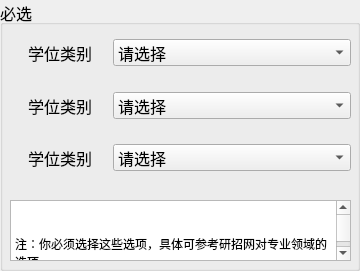
                <widget class="QGroupBox" name="groupBox_4">
                    <property name="geometry">
                        <rect>
                            <x>0</x>
                            <y>10</y>
                            <width>360</width>
                            <height>271</height>
                        </rect>
                    </property>
                    <property name="font">
                        <font>
                            <pointsize>12</pointsize>
                        </font>
                    </property>
                    <property name="title">
                        <string>必选</string>
                    </property>
                    <widget class="QWidget" name="formLayoutWidget_2">
                        <property name="geometry">
                            <rect>
                                <x>10</x>
                                <y>20</y>
                                <width>341</width>
                                <height>171</height>
                            </rect>
                        </property>
                        <layout class="QFormLayout" name="formLayout_3">
                            <item row="0" column="1">
                                <spacer name="verticalSpacer">
                                    <property name="orientation">
                                        <enum>Qt::Vertical</enum>
                                    </property>
                                    <property name="sizeHint" stdset="0">
                                        <size>
                                            <width>20</width>
                                            <height>40</height>
                                        </size>
                                    </property>
                                </spacer>
                            </item>
                            <item row="1" column="1">
                                <widget class="QComboBox" name="xueWeiLeiBieBox">
                                    <item>
                                        <property name="text">
                                            <string>请选择</string>
                                        </property>
                                    </item>
                                    <item>
                                        <property name="text">
                                            <string>专业学位</string>
                                        </property>
                                    </item>
                                    <item>
                                        <property name="text">
                                            <string>学术学位</string>
                                        </property>
                                    </item>
                                </widget>
                            </item>
                            <item row="2" column="1">
                                <spacer name="verticalSpacer_11">
                                    <property name="orientation">
                                        <enum>Qt::Vertical</enum>
                                    </property>
                                    <property name="sizeHint" stdset="0">
                                        <size>
                                            <width>20</width>
                                            <height>40</height>
                                        </size>
                                    </property>
                                </spacer>
                            </item>
                            <item row="3" column="1">
                                <widget class="QComboBox" name="menLeiLeiBieBox">
                                    <item>
                                        <property name="text">
                                            <string>请选择</string>
                                        </property>
                                    </item>
                                </widget>
                            </item>
                            <item row="4" column="1">
                                <spacer name="verticalSpacer_12">
                                    <property name="orientation">
                                        <enum>Qt::Vertical</enum>
                                    </property>
                                    <property name="sizeHint" stdset="0">
                                        <size>
                                            <width>20</width>
                                            <height>40</height>
                                        </size>
                                    </property>
                                </spacer>
                            </item>
                            <item row="5" column="1">
                                <widget class="QComboBox" name="xueKeLeiBieBox">
                                    <item>
                                        <property name="text">
                                            <string>请选择</string>
                                        </property>
                                    </item>
                                </widget>
                            </item>
                            <item row="6" column="1">
                                <spacer name="verticalSpacer_13">
                                    <property name="orientation">
                                        <enum>Qt::Vertical</enum>
                                    </property>
                                    <property name="sizeHint" stdset="0">
                                        <size>
                                            <width>20</width>
                                            <height>40</height>
                                        </size>
                                    </property>
                                </spacer>
                            </item>
                            <item row="1" column="0">
                                <layout class="QHBoxLayout" name="horizontalLayout_11">
                                    <item>
                                        <spacer name="horizontalSpacer_14">
                                            <property name="orientation">
                                                <enum>Qt::Horizontal</enum>
                                            </property>
                                            <property name="sizeHint" stdset="0">
                                                <size>
                                                    <width>18</width>
                                                    <height>20</height>
                                                </size>
                                            </property>
                                        </spacer>
                                    </item>
                                    <item>
                                        <widget class="QLabel" name="label_11">
                                            <property name="font">
                                                <font>
                                                    <pointsize>12</pointsize>
                                                </font>
                                            </property>
                                            <property name="text">
                                                <string>学位类别</string>
                                            </property>
                                        </widget>
                                    </item>
                                    <item>
                                        <spacer name="horizontalSpacer_16">
                                            <property name="orientation">
                                                <enum>Qt::Horizontal</enum>
                                            </property>
                                            <property name="sizeHint" stdset="0">
                                                <size>
                                                    <width>15</width>
                                                    <height>20</height>
                                                </size>
                                            </property>
                                        </spacer>
                                    </item>
                                </layout>
                            </item>
                            <item row="3" column="0">
                                <layout class="QHBoxLayout" name="horizontalLayout_12">
                                    <item>
                                        <spacer name="horizontalSpacer_17">
                                            <property name="orientation">
                                                <enum>Qt::Horizontal</enum>
                                            </property>
                                            <property name="sizeHint" stdset="0">
                                                <size>
                                                    <width>18</width>
                                                    <height>20</height>
                                                </size>
                                            </property>
                                        </spacer>
                                    </item>
                                    <item>
                                        <widget class="QLabel" name="label_13">
                                            <property name="font">
                                                <font>
                                                    <pointsize>12</pointsize>
                                                </font>
                                            </property>
                                            <property name="text">
                                                <string>学位类别</string>
                                            </property>
                                        </widget>
                                    </item>
                                    <item>
                                        <spacer name="horizontalSpacer_18">
                                            <property name="orientation">
                                                <enum>Qt::Horizontal</enum>
                                            </property>
                                            <property name="sizeHint" stdset="0">
                                                <size>
                                                    <width>15</width>
                                                    <height>20</height>
                                                </size>
                                            </property>
                                        </spacer>
                                    </item>
                                </layout>
                            </item>
                            <item row="5" column="0">
                                <layout class="QHBoxLayout" name="horizontalLayout_13">
                                    <item>
                                        <spacer name="horizontalSpacer_19">
                                            <property name="orientation">
                                                <enum>Qt::Horizontal</enum>
                                            </property>
                                            <property name="sizeHint" stdset="0">
                                                <size>
                                                    <width>18</width>
                                                    <height>20</height>
                                                </size>
                                            </property>
                                        </spacer>
                                    </item>
                                    <item>
                                        <widget class="QLabel" name="label_12">
                                            <property name="font">
                                                <font>
                                                    <pointsize>12</pointsize>
                                                </font>
                                            </property>
                                            <property name="text">
                                                <string>学位类别</string>
                                            </property>
                                        </widget>
                                    </item>
                                    <item>
                                        <spacer name="horizontalSpacer_20">
                                            <property name="orientation">
                                                <enum>Qt::Horizontal</enum>
                                            </property>
                                            <property name="sizeHint" stdset="0">
                                                <size>
                                                    <width>15</width>
                                                    <height>20</height>
                                                </size>
                                            </property>
                                        </spacer>
                                    </item>
                                </layout>
                            </item>
                        </layout>
                    </widget>
                    <widget class="QTextBrowser" name="biXuanZhuText">
                        <property name="geometry">
                            <rect>
                                <x>10</x>
                                <y>200</y>
                                <width>341</width>
                                <height>61</height>
                            </rect>
                        </property>
                        <property name="font">
                            <font>
                                <pointsize>10</pointsize>
                            </font>
                        </property>
                        <property name="html">
                            <string>&lt;!DOCTYPE HTML PUBLIC &quot;-//W3C//DTD HTML 4.0//EN&quot; &quot;http://www.w3.org/TR/REC-html40/strict.dtd&quot;&gt;
                                &lt;html&gt;&lt;head&gt;&lt;meta name=&quot;qrichtext&quot; content=&quot;1&quot; /&gt;&lt;style
                                type=&quot;text/css&quot;&gt;
                                p, li { white-space: pre-wrap; }
                                &lt;/style&gt;&lt;/head&gt;&lt;body style=&quot; font-family:'SimSun'; font-size:10pt;
                                font-weight:400; font-style:normal;&quot;&gt;
                                &lt;p style=&quot; margin-top:0px; margin-bottom:0px; margin-left:0px; margin-right:0px;
                                -qt-block-indent:0; text-indent:0px;&quot;&gt;&lt;span style=&quot; font-family:'黑体';
                                font-size:9pt;&quot;&gt;注：你必须选择这些选项，具体可参考研招网对专业领域的选项&lt;/span&gt;&lt;/p&gt;&lt;/body&gt;&lt;/html&gt;
                            </string>
                        </property>
                    </widget>
                </widget>
